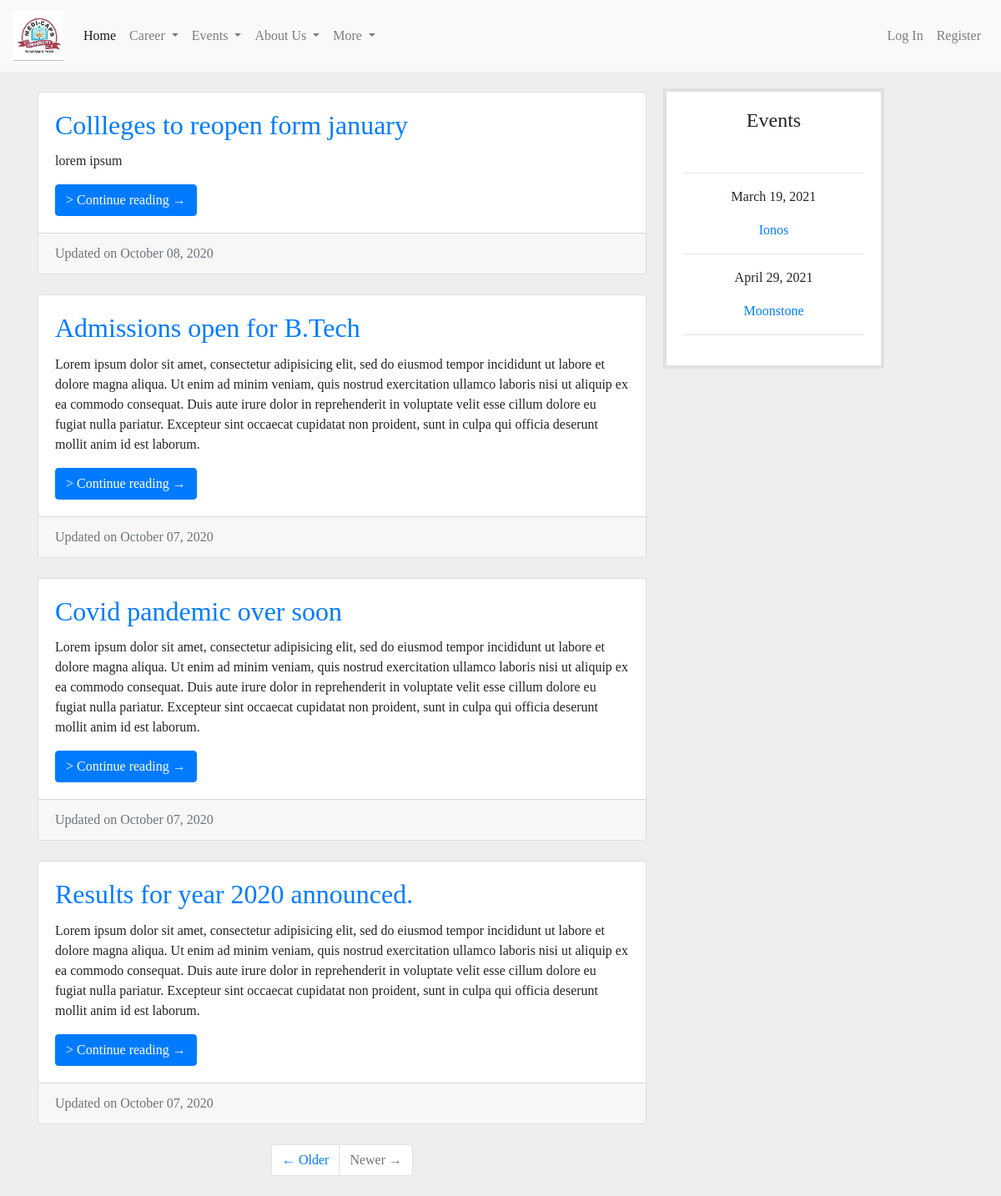
/common/news/, run on an earlier commit of the app's database.
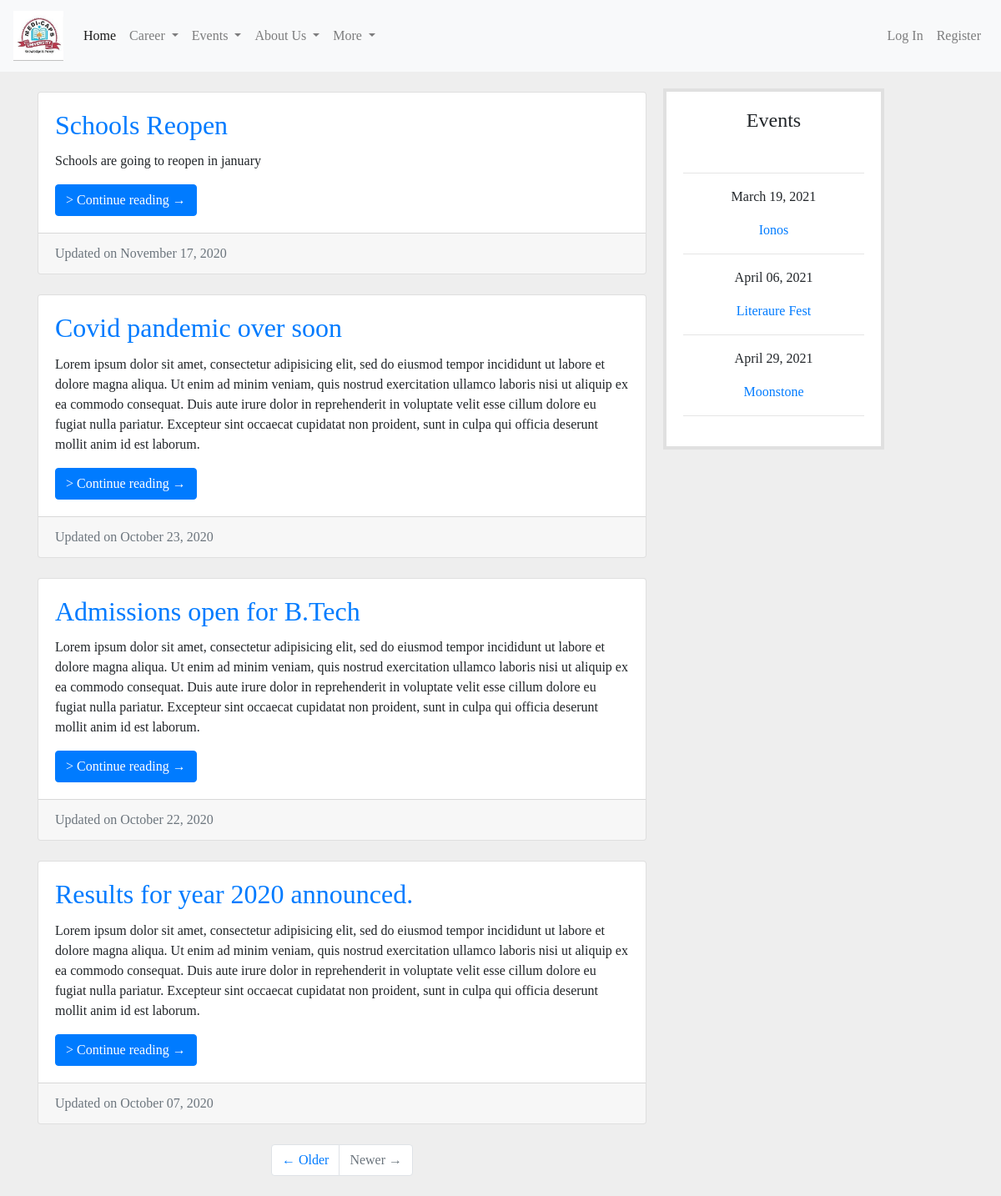
And on a later commit of the database.
### common/models.py (models this page shows, shortened)
class News(models.Model):
	title = models.CharField(max_length = 100)
	content = models.TextField()
	date_posted = models.DateTimeField(default = timezone.now)
	pic = models.ImageField(upload_to='news_pic', default='blog-post.jpg')

class Event(models.Model):
	title = models.CharField(max_length = 100)
	content = models.TextField()
	date_posted = models.DateTimeField(default = timezone.now)
	date_of_event = models.DateField()
	venue = models.TextField()
	time = models.CharField(max_length=50, null=True, blank=True)
	pic = models.ImageField(upload_to='event_pic')
	organizing_committee = models.CharField(max_length=50, null=True, blank=True)
	phone_number = models.CharField(max_length=50, null=True, blank=True)
	email = models.CharField(max_length=100, null=True, blank=True)

### common/views.py (the view)
# urls.py: path('common/news/', common_views.NewsListView.as_view(), name = 'news-home'),
class NewsListView(ListView):
	model = News
	template_name = 'common/news.html'
	queryset = News.objects.order_by('date_posted')
	def get_context_data(self, **kwargs):
		context = ListView.get_context_data(self, **kwargs)
		context['news'] = News.objects.all().order_by('-date_posted')
		context['events'] = Event.objects.all().order_by('date_of_event')
		return context

### common/templates/common/news.html (shortened to what this page needs)
{% extends "common/base.html" %}
{% load static %}
{% block style %}
  <link rel="stylesheet" type="text/css" href="{% static 'common/customcss/index_style.css' %}">
{% endblock style %}
{% block content %}
    <div class="main-area">
    <div class="container">
      <div class="row">
        <div class="col-md-8">
          {% for item in news %}
          <div class="card mb-4">
            <div class="card-body">
              <h2 class="card-title"><a href="{% url 'news-detail' item.id %}">{{ item.title }}</a></h2>
              <p class="card-text">
                {{ item.content }}
              </p>
              <a href="{% url 'news-detail' item.id %}" class="btn btn-primary">> Continue reading &rarr;</a>
            </div>
            <div class="card-footer text-muted">Updated on {{ item.date_posted|date:"F d, Y" }}</div>
          </div>
          {% endfor %}
          <ul class="pagination justify-content-center mb-4">
            <li class="page-item">
              <a class="page-link" href="#">&larr; Older</a>
            </li>
            <li class="page-item disabled">
              <a class="page-link" href="#">Newer &rarr;</a>
            </li>
          </ul>
        </div>
        <div class="col-lg-3">
          <div class="latest-news">
            <h4>Events</h4><br/>
            <hr>
            {% for item in events %}
            <p>{{ item.date_of_event|date:"F d, Y" }}</p>
            <p><a href="{% url 'events-detail' item.id %}">{{ item.title }}</a></p>
            <hr>
            {% endfor %}
          </div>
        </div>
      </div>
    </div>
    </div>
{% endblock content %}

What changed in the data, as far as the page shows it:
removed News: title "Collleges to reopen form january", content "lorem ipsum", date_posted "October 08, 2020"
added News: title "Schools Reopen", content "Schools are going to reopen in january", date_posted "November 17, 2020"
changed News "Covid pandemic over soon": date_posted "October 07, 2020" → "October 23, 2020"; moves up the list
changed News "Admissions open for B.Tech": date_posted "October 07, 2020" → "October 22, 2020"
added Event: date_of_event "April 06, 2021", title "Literaure Fest"
